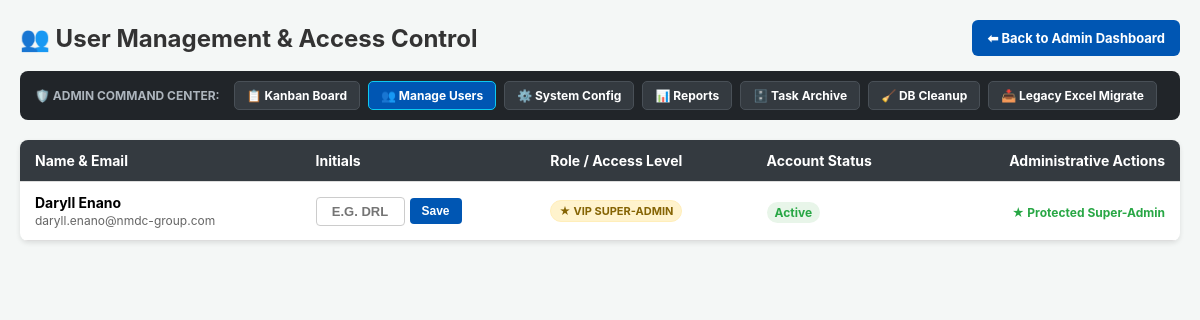
Page /manage_users (signed in) on the earlier database version.
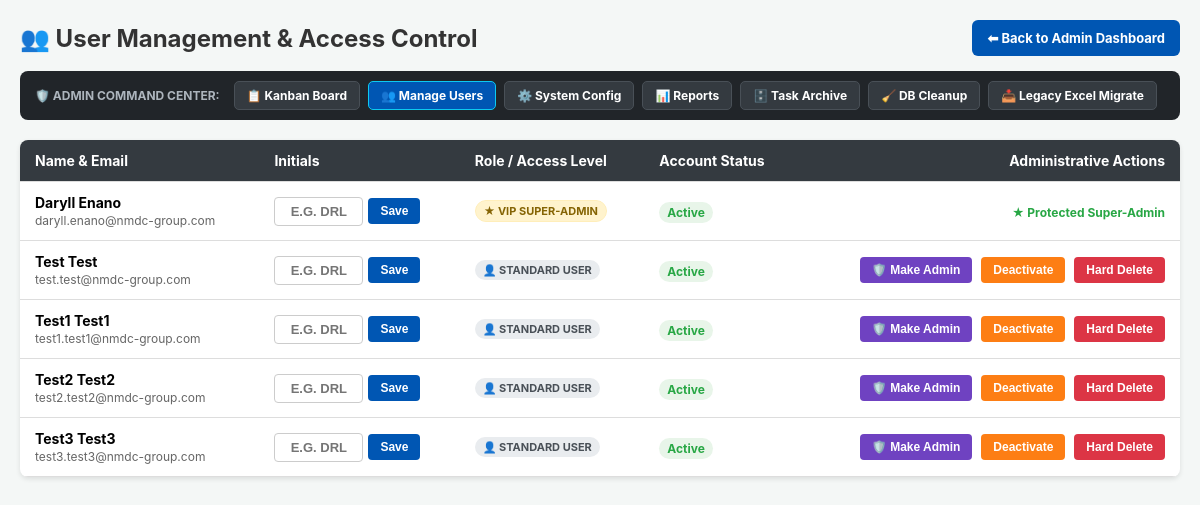
Same page on the later database version.
### app.py (models this page shows)
class User(UserMixin, db.Model):
    id = db.Column(db.Integer, primary_key=True)
    email = db.Column(db.String(120), unique=True, nullable=False)
    name = db.Column(db.String(100), nullable=False)
    password_hash = db.Column(db.String(256), nullable=False)
    is_approved = db.Column(db.Boolean, default=False)
    is_active = db.Column(db.Boolean, default=True)
    is_admin = db.Column(db.Boolean, default=False)
    initials = db.Column(db.String(10), nullable=True)

### app.py (the view)
@app.route('/manage_users')
@login_required
def manage_users():
    if not is_user_admin(current_user):
        return redirect(url_for('dashboard'))
    users = User.query.order_by(User.name.asc()).all()
    return render_template('manage_users.html', users=users, admin_emails=ADMIN_EMAILS)

### app.py (called while the page is built)
def is_user_admin(user):
    if not user or not getattr(user, 'is_authenticated', False):
        return False
    return bool(getattr(user, 'is_admin', False) or (user.email in ADMIN_EMAILS))

@app.after_request
def log_user_usage(response):
    try:
        if current_user.is_authenticated and request.endpoint:
            ignored = {'static', 'api_preview_kpi'}
            if request.endpoint not in ignored and not request.path.startswith('/static'):
                log_entry = UserActivityLog(
                    user_id=current_user.id,
                    user_name=current_user.name,
                    endpoint=request.endpoint,
                    path=request.path[:195],
                    method=request.method
                )
                db.session.add(log_entry)
                db.session.commit()
    except Exception:
        db.session.rollback()
    return response

@login_manager.user_loader
def load_user(user_id):
    return User.query.get(int(user_id))

@app.context_processor
def inject_wsr_and_quickpicks_context():
    from flask import session, request
    current_user = (
        request.args.get("user")
        or session.get("user_name")
        or session.get("username")
        or "Daryll"
    )
    is_admin = any(a in str(current_user).lower() for a in ADMIN_WSR_USERS)
    ctx = {
        "current_user_name": current_user,
        "is_wsr_admin": is_admin,
        "quick_picks": get_dynamic_log_quick_chips(str(current_user)),
    }
    try:
        from wsr_blueprint import get_wsr_context
        ctx.update(get_wsr_context())
    except Exception:
        pass
    return ctx

### wsr_blueprint.py (called while the page is built)
def get_wsr_context():
    import datetime as _dt
    try:
        state = load_wsr_state() if "load_wsr_state" in globals() else {}
    except Exception:
        state = {}
    today = _dt.date.today()
    default_start = (today - _dt.timedelta(days=6)).strftime("%Y-%m-%d")
    default_end = today.strftime("%Y-%m-%d")
    return {
        "wsr_state": state,
        "default_start": state.get("start_date", default_start),
        "default_end": state.get("end_date", default_end),
        "report_no": state.get("report_no", f"WSR-{today.year}-W{today.isocalendar()[1]:02d}"),
    }

### templates/manage_users.html (shortened to what this page needs)
<!DOCTYPE html>
<html lang="en">
<head>
</head>
<body>
    <div class="header">
        <h2 style="margin: 0; color: #333;">👥 User Management & Access Control</h2>
        <a href="/admin_dashboard" class="btn-back">⬅ Back to Admin Dashboard</a>
    </div>
    <div class="admin-nav">
        <span>🛡️ Admin Command Center:</span>
        <a href="/admin_dashboard">📋 Kanban Board</a>
        <a href="/manage_users" class="active">👥 Manage Users</a>
        <a href="/system_config_hidden">⚙️ System Config</a>
        <a href="/reports">📊 Reports</a>
        <a href="/archive">🗄️ Task Archive</a>
        <a href="/cleanup">🧹 DB Cleanup</a>
        <a href="/migrate">📥 Legacy Excel Migrate</a>
    </div>
    {% set vip_list = ['daryll.enano@nmdc-group.com', 'mohamad.hediarto@nmdc-group.com', 'mok.heng@nmdc-group.com'] %}
    <table>
        <tr>
            <th>Name & Email</th>
            <th>Initials</th>
            <th>Role / Access Level</th>
            <th>Account Status</th>
            <th style="text-align: right;">Administrative Actions</th>
        </tr>
        {% for u in users %}
        {% if u.is_approved %}
        <tr class="{% if u.is_active == False %}row-deactivated{% endif %}">
            <td>
                <strong>{{ u.name }}</strong><br>
                <span style="color:#666; font-size:12px;">{{ u.email }}</span>
            </td>
            <td>
                <form action="/update_initials/{{ u.id }}" method="POST" style="display: flex; gap: 5px; align-items: center; margin: 0;">
                    <input type="text" name="initials" value="{{ u.initials or '' }}" placeholder="e.g. DRL" maxlength="5" style="width: 75px; padding: 6px; border: 1px solid #ccc; border-radius: 4px; text-transform: uppercase; font-size: 13px; font-weight: bold; text-align: center;">
                    <button type="submit" style="background: #0056b3; color: white; border: none; padding: 6px 12px; border-radius: 4px; cursor: pointer; font-size: 12px; font-weight: bold;">Save</button>
                </form>
            </td>
            <td>
                {% if u.email in vip_list %}
                    <span class="role-badge role-vip">★ VIP SUPER-ADMIN</span>
                {% elif u.is_admin %}
                    <span class="role-badge role-admin">🛡️ ADMIN</span>
                {% else %}
                    <span class="role-badge role-user">👤 STANDARD USER</span>
                {% endif %}
            </td>
            <td>
                {% if u.is_active != False %}
                    <span style="color: #28a745; font-weight: bold; background: #e8f5e9; padding: 3px 8px; border-radius: 12px; font-size: 12px;">Active</span>
                {% else %}
                    <span style="color: #dc3545; font-weight: bold; background: #fdeaea; padding: 3px 8px; border-radius: 12px; font-size: 12px;">Deactivated</span>
                {% endif %}
            </td>
            <td style="text-align: right;">
                {% if u.email not in vip_list %}
                    <form action="/toggle_admin/{{ u.id }}" method="POST" style="display:inline; margin-right: 5px;">
                        {% if u.is_admin %}
                            <button type="submit" class="btn-action btn-revoke-admin" onclick="return confirm('Revoke Admin privileges from {{ u.name }}?');">Revoke Admin</button>
                        {% else %}
                            <button type="submit" class="btn-action btn-make-admin" onclick="return confirm('Promote {{ u.name }} to Admin? They will have full access to Admin Dashboard and hidden pages.');">🛡️ Make Admin</button>
                        {% endif %}
                    </form>
                    <form action="/toggle_active/{{ u.id }}" method="POST" style="display:inline; margin-right: 5px;">
                        {% if u.is_active != False %}
                            <button type="submit" class="btn-action btn-deactivate" onclick="return confirm('Deactivate {{ u.name }}? They will be blocked from logging in.');">Deactivate</button>
                        {% else %}
                            <button type="submit" class="btn-action btn-reactivate">Reactivate</button>
                        {% endif %}
                    </form>
                    <form action="/delete_user/{{ u.id }}" method="POST" style="display:inline;">
                        <button type="submit" class="btn-action btn-delete" onclick="return confirm('DANGER: Permanently wipe {{ u.name }} from the database?');">Hard Delete</button>
                    </form>
                {% else %}
                    <span style="color: #28a745; font-weight: bold; font-size: 12px;">★ Protected Super-Admin</span>
                {% endif %}
            </td>
        </tr>
        {% endif %}
        {% endfor %}
    </table>
</body>
</html>

### templates/manage_users.html (style rules this page uses)
body { font-family: -apple-system, BlinkMacSystemFont, Arial, sans-serif; background-color: #f4f7f6; padding: 20px; margin: 0; }
.header { display: flex; justify-content: space-between; align-items: center; margin-bottom: 15px; flex-wrap: wrap; gap: 10px; }
.btn-back { background-color: #0056b3; color: white; padding: 10px 15px; text-decoration: none; border-radius: 6px; font-weight: bold; font-size: 13px; }
.admin-nav { display: flex; gap: 8px; flex-wrap: wrap; background: #212529; padding: 10px 15px; border-radius: 8px; margin-bottom: 20px; align-items: center; }
.admin-nav span { color: #adb5bd; font-size: 12px; font-weight: bold; text-transform: uppercase; margin-right: 6px; }
.admin-nav a { color: #fff; background: #343a40; text-decoration: none; padding: 6px 12px; border-radius: 5px; font-size: 12px; font-weight: bold; border: 1px solid #495057; transition: all 0.2s; }
.admin-nav a.active { background: #0056b3; border-color: #0dcaf0; }
table { width: 100%; border-collapse: collapse; background: white; border-radius: 8px; overflow: hidden; box-shadow: 0 2px 5px rgba(0,0,0,0.1); }
th, td { padding: 12px 15px; text-align: left; border-bottom: 1px solid #ddd; font-size: 14px; vertical-align: middle; }
th { background-color: #343a40; color: white; }
.btn-action { color: white; border: none; padding: 6px 12px; border-radius: 4px; cursor: pointer; font-weight: bold; font-size: 12px; transition: opacity 0.2s; }
.btn-make-admin { background: #6f42c1; }
.btn-deactivate { background: #fd7e14; }
.btn-delete { background: #dc3545; }
.role-badge { display: inline-block; padding: 3px 8px; border-radius: 12px; font-size: 11px; font-weight: bold; }
.role-vip { background: #fff3cd; color: #856404; border: 1px solid #ffeeba; }
.role-user { background: #e9ecef; color: #495057; }

Differences in the rows shown:
added User: name "Test Test", email "test.test@nmdc-group.com", is_admin "👤 STANDARD USER", is_active "Active"
added User: name "Test1 Test1", email "test1.test1@nmdc-group.com", is_admin "👤 STANDARD USER", is_active "Active"
added User: name "Test2 Test2", email "test2.test2@nmdc-group.com", is_admin "👤 STANDARD USER", is_active "Active"
added User: name "Test3 Test3", email "test3.test3@nmdc-group.com", is_admin "👤 STANDARD USER", is_active "Active"
